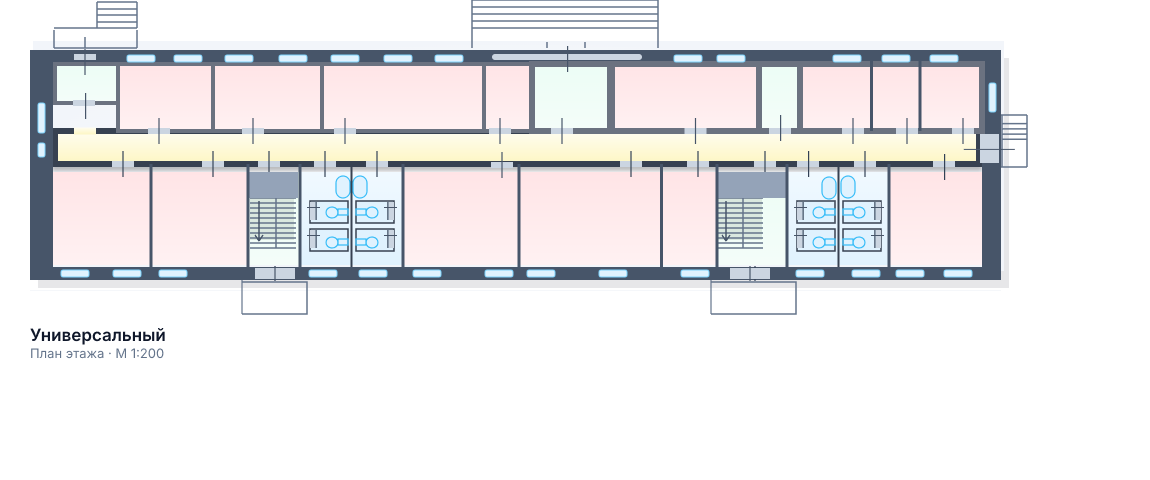
#> input picture plans/универсальный-1-этаж.png, 2300 x 960 px (shown at 1/2 size)
$ python extract-plan.py '../plans/универсальный-1-этаж.png'
#> lines starting #> are read from the running program, lines starting #| are printed output that depends on the picture; after the words box and inside, x2 and y2 are one past the last pixel; in counts of white or black regions, pixels touching at a corner belong together
#!/usr/bin/env python3
"""
Извлечение геометрии плана из скриншота (стиль «Универсальный»).

Процесс (см. make-stage.md §«Новый план из скриншота»):
  1. Пользователь кладёт скриншот плана (напр. `Demo 1.jpg`).
  2. `python3 oas/extract-plan.py path/to/plan.png [--out plan.json]`
  3. Скрипт определяет область плана и выдаёт JSON-геометрию:
     rooms (помещения), corridor, walls, windows, doors.

Опознаваемые элементы (по цветам):
  - стены: серый ~#808080 или оранжевый акцент (~#F88040);
  - заливка помещений: жёлтая ~#FFFECE, служебные — светло-серые;
  - коридор: светлая горизонтальная лента между рядами помещений;
  - окна: голубые ~#C1FFFF;
  - двери: тёмная вертикальная полоска + светлая горизонтальная полоска
    (пересечение полосок — стиль организации, сохраняется при перерисовке).

Выход — координаты в системе исходного скриншота (пиксели). Масштаб 1 px = 20 мм.
"""

import argparse
import json

import cv2
import numpy as np
from PIL import Image


def masks(a):
    r, g, b = a[..., 0].astype(int), a[..., 1].astype(int), a[..., 2].astype(int)
    return {
        "gray": (np.abs(r - 128) < 14) & (np.abs(g - 128) < 14) & (np.abs(b - 128) < 14),
        "orange": (r > 235) & (g > 110) & (g < 150) & (b < 95),
        "cyan": (r > 180) & (r < 215) & (g > 245) & (b > 245),
        "stripe": (r > 212) & (r < 236) & (np.abs(g - r) < 5) & (np.abs(b - r) < 6),
        "fill": (r > 245) & (g > 235) & (b > 185) & (b < 222),
        "dark": (r + g + b) / 3 < 170,
    }


def clusters(prof, gap, min_len=1):
    nz = np.argwhere(prof > 0).flatten()
    out = []
    if not len(nz):
        return out
    s, p = nz[0], nz[0]
    for v in nz[1:]:
        if v - p > gap:
            if p - s >= min_len:
                out.append((int(s), int(p)))
            s = v
        p = v
    if p - s >= min_len:
        out.append((int(s), int(p)))
    return out


def plan_bbox(a, m):
    """Область плана: жёлтая заливка помещений + стены вокруг неё.
    Заливка может распадаться на ряды (коридор между ними) — берём все крупные компоненты."""
    fill = m["fill"].astype(np.uint8)
    n, lab, stats, _ = cv2.connectedComponentsWithStats(fill, 8)
    big = [stats[i] for i in range(1, n) if stats[i][4] > 3000]
    if not big:
        raise SystemExit("план не найден: нет жёлтой заливки помещений")
    fx0 = int(min(s[0] for s in big))
    fy0 = int(min(s[1] for s in big))
    fx1 = int(max(s[0] + s[2] for s in big))
    fy1 = int(max(s[1] + s[3] for s in big))
    wall = (m["gray"] | m["orange"])
    pad = 60
    y0, y1 = max(0, fy0 - pad), min(a.shape[0], fy1 + pad)
    x0, x1 = max(0, fx0 - pad), min(a.shape[1], fx1 + pad)
    ys, xs = np.argwhere(wall[y0:y1, x0:x1]).T
    if not len(xs):
        raise SystemExit("план не найден: нет стен")
    return int(x0 + xs.min()), int(y0 + ys.min()), int(x0 + xs.max()), int(y0 + ys.max())


def main(path, out):
#> called with path = '../plans/универсальный-1-этаж.png'
    img = Image.open(path).convert("RGB")
    a = np.array(img).astype(np.uint8)
    m = masks(a)
#> in masks, `r, g, b = a[..., 0].astype(int), a[..., 1].astype(int), a[..., 2].asty..`:
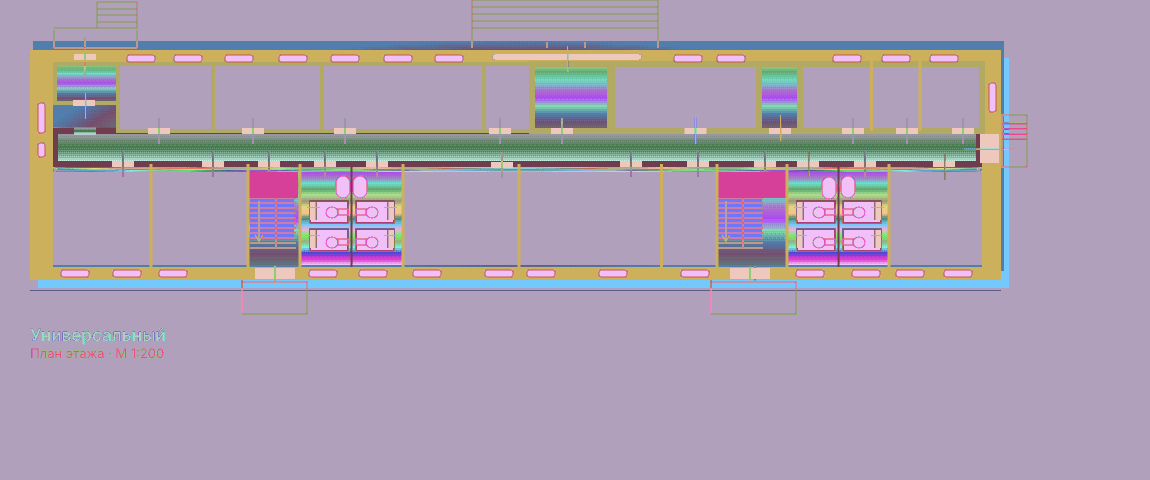
#> r: shape (960, 2300) int64 (shown at 1/2 size); 152 distinct labels, from 15 to 255; one colour per label, 0 black
#> in masks, `r, g, b = a[..., 0].astype(int), a[..., 1].astype(int), a[..., 2].asty..`:
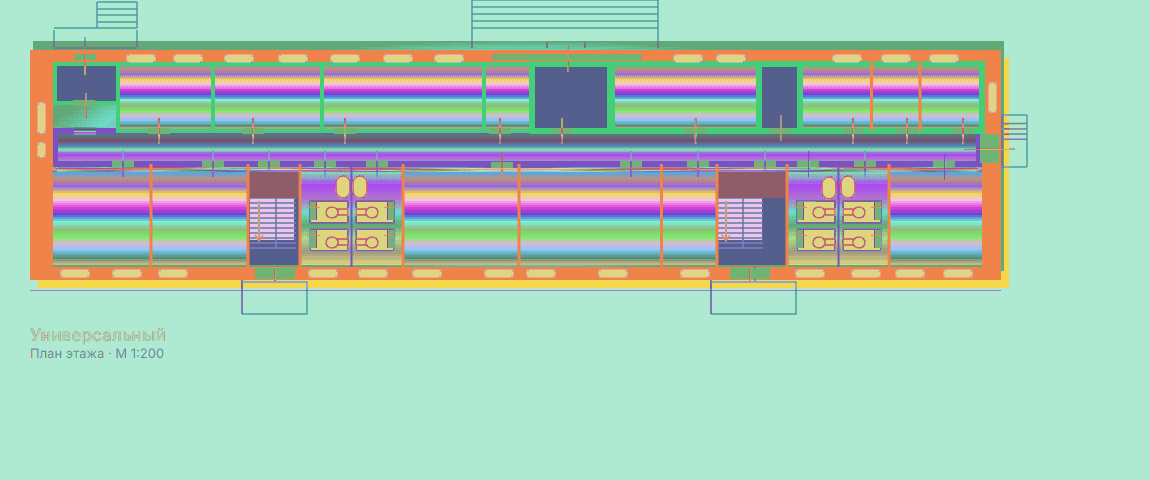
#> g: shape (960, 2300) int64 (shown at 1/2 size); 135 distinct labels, from 23 to 255; one colour per label, 0 black
#> in masks, `r, g, b = a[..., 0].astype(int), a[..., 1].astype(int), a[..., 2].asty..`:
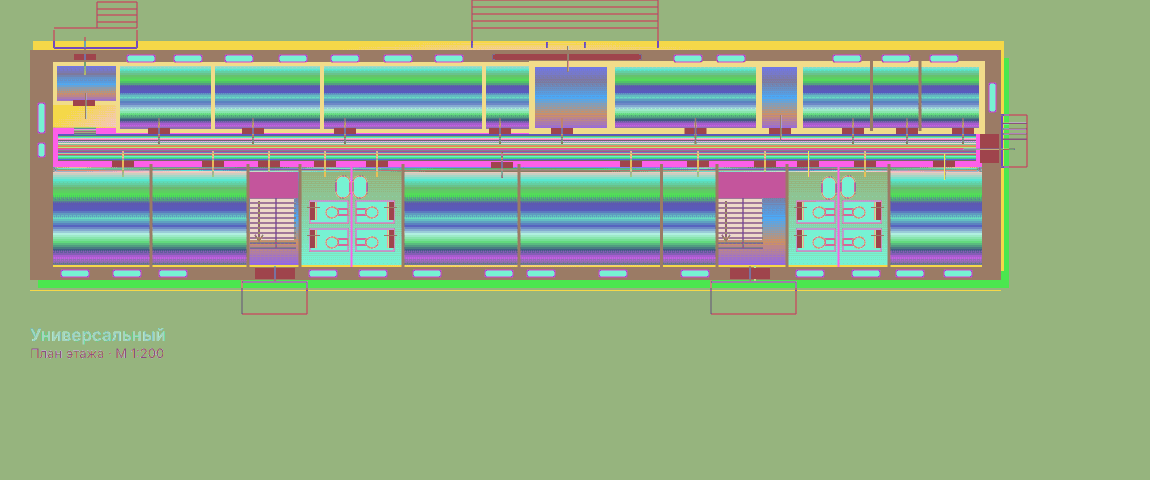
#> b: shape (960, 2300) int64 (shown at 1/2 size); 127 distinct labels, from 42 to 255; one colour per label, 0 black
#> m = 6 items
    wall = m["gray"] | m["orange"]
#> wall: shape (960, 2300) bool; every value is 0

    x0, y0, x1, y1 = plan_bbox(a, m)
#> in plan_bbox, `fill = m["fill"].astype(np.uint8)`:
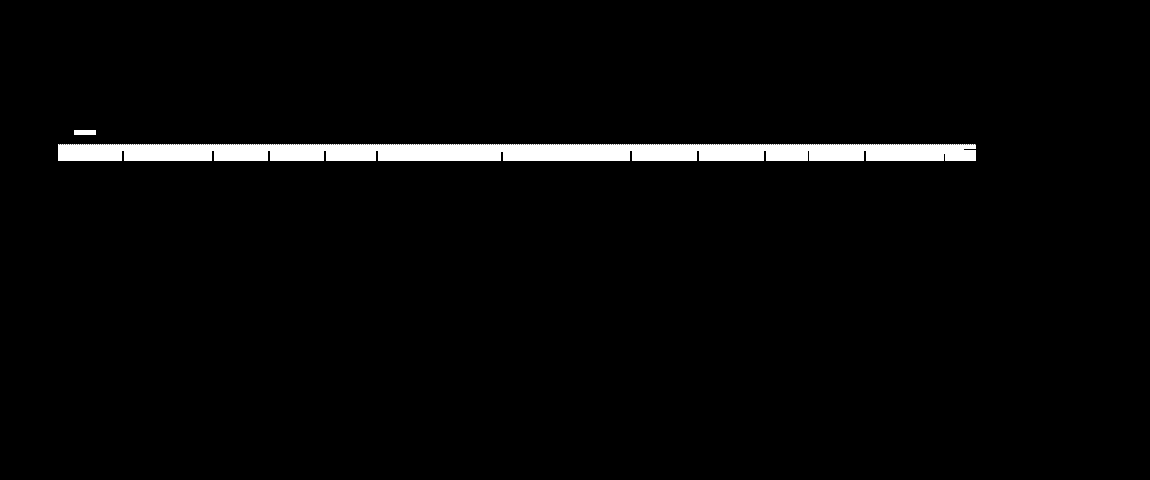
#> fill: shape (960, 2300) (shown at 1/2 size); values 0 (black) and 1 (white), 2.7% white; 2 white regions, box (x1, y1, x2, y2) and area: (116, 288, 1952, 322) 59160, (148, 261, 192, 269) 352
#> in plan_bbox, `n, lab, stats, _ = cv2.connectedComponentsWithStats(fill, 8)`:
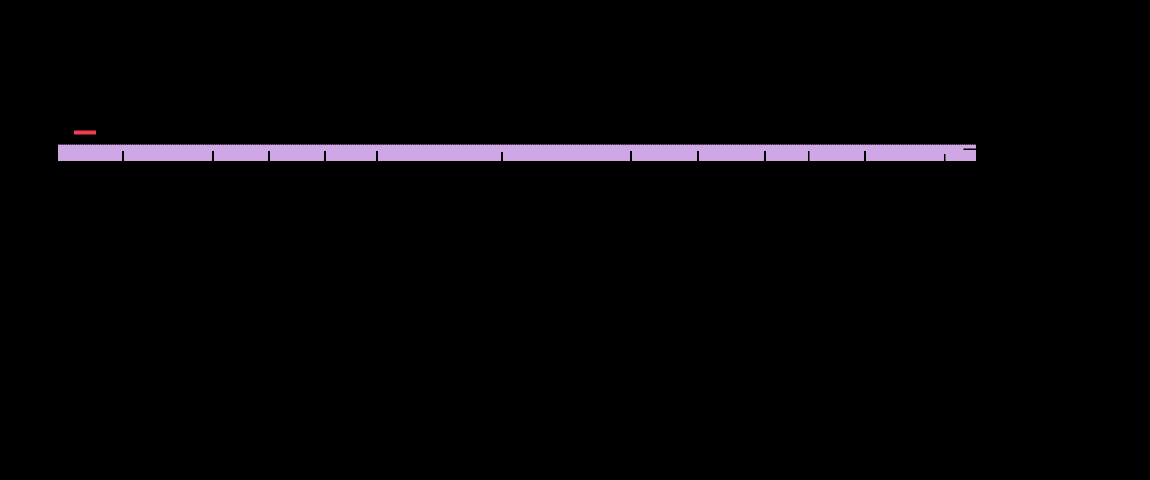
#> lab: shape (960, 2300) int32 (shown at 1/2 size); 3 distinct labels, from 0 to 2; one colour per label, 0 black
#> in plan_bbox, `n, lab, stats, _ = cv2.connectedComponentsWithStats(fill, 8)`: n = 3; stats = [[0, 0, 2300, 960, 2148488], [148, 261, 44, 8, 352], [116, 288, 1836, 34, 59160]]
#> in plan_bbox, `big = [stats[i] for i in range(1, n) if stats[i][4] > 3000]`: big = [[116, 288, 1836, 34, 59160]]
#> in plan_bbox, `fx0 = int(min(s[0] for s in big))`: fx0 = 116
#> in plan_bbox, `fy0 = int(min(s[1] for s in big))`: fy0 = 288
#> in plan_bbox, `fx1 = int(max(s[0] + s[2] for s in big))`: fx1 = 1952
#> in plan_bbox, `fy1 = int(max(s[1] + s[3] for s in big))`: fy1 = 322
#> in plan_bbox, `y0, y1 = max(0, fy0 - pad), min(a.shape[0], fy1 + pad)`: y0 = 228; y1 = 382
#> in plan_bbox, `x0, x1 = max(0, fx0 - pad), min(a.shape[1], fx1 + pad)`: x0 = 56; x1 = 2012
#> in plan_bbox, `ys, xs = np.argwhere(wall[y0:y1, x0:x1]).T`: ys = empty array
    pad = 4
    x0, y0 = max(0, x0 - pad), max(0, y0 - pad)
    x1, y1 = min(a.shape[1], x1 + pad), min(a.shape[0], y1 + pad)
    print(f"план: x {x0}..{x1}, y {y0}..{y1} ({x1-x0}x{y1-y0} px)")

    # --- горизонтальные стены (ряды, покрывающие всю ширину) ---
    prof = wall[y0 : y1 + 1, x0 : x1 + 1].sum(axis=1)
    hwalls = []
    for y in range(y1 - y0 + 1):
        if prof[y] > 0.5 * (x1 - x0):
            if hwalls and y - hwalls[-1][-1] <= 3:
                hwalls[-1].append(y)
            else:
                hwalls.append([y])
    hwalls = [(y0 + c[0], y0 + c[-1]) for c in hwalls]
    # склеиваем сегменты одной стены, разорванные окнами (зазор < 20 px)
    merged = [hwalls[0]]
    for s, e in hwalls[1:]:
        if s - merged[-1][1] <= 20:
            merged[-1] = (merged[-1][0], e)
        else:
            merged.append((s, e))
    hwalls = merged
    print("горизонтальные стены:", hwalls)

    # --- коридор: светлая полоса на всю ширину между рядами помещений ---
    corridor = None
    # зона между верхней и нижней стенами
    y_top = hwalls[0][1] if hwalls else y0
    y_bot = hwalls[-1][0] if hwalls else y1
    for y in range(y_top, y_bot):
        row_stripe = m["stripe"][y, x0 : x1 + 1].mean()
        row_fill = m["fill"][y, x0 : x1 + 1].mean()
        if row_stripe > 0.3 and row_fill < 0.15:
            if corridor and y - corridor["y"] - corridor["h"] <= 2:
                corridor["h"] = y - corridor["y"] + 1
            else:
                corridor = {"x": x0, "y": y, "w": x1 - x0, "h": 1}
    if corridor:
        # оставляем только широкую ленту (не единичные строки)
        if corridor["h"] < 15:
            corridor = None
    print("коридор:", corridor)

    # --- помещения: ряд сверху и ряд снизу от коридора, делятся вертикальными стенами ---
    bands = []
    if corridor:
        bands.append((hwalls[0][1] + 1, corridor["y"] - 1))  # ряд 1
        bands.append((corridor["y"] + corridor["h"] + 1, hwalls[-1][0] - 1))  # ряд 2
    rooms = []
    lum = (a[..., 0].astype(int) + a[..., 1].astype(int) + a[..., 2].astype(int)) / 3
    for (by0, by1) in bands:
        if by1 - by0 < 25:
            continue
        bh = by1 - by0 + 1
        # колонки текста подписей: тёмные пиксели почти по всей высоте
        dark_frac = (lum[by0 : by1 + 1, x0 : x1 + 1] < 130).mean(axis=0)
        text_col = dark_frac > 0.2
        # доля заливки в каждой колонке: стены/разделители = колонки без заливки
        ff = m["fill"][by0 : by1 + 1, x0 : x1 + 1].mean(axis=0)
        gaps = clusters(((ff < 0.2) & ~text_col).astype(int), 6, min_len=2)
        bounds, svc = [], []
        for s, p in gaps:
            w = p - s
            if s <= 2:
                bounds.append(p + x0)  # левая внешняя стена
            elif p >= (x1 - x0) - 2:
                bounds.append(s + x0)  # правая внешняя стена
            elif w > 20:
                svc.append({"x": int(s + x0), "y": int(by0), "w": int(w), "h": int(bh), "service": True})
                bounds += [s + x0, p + x0]
            else:
                bounds.append((s + p) // 2 + x0)  # вертикальная стена/разделитель
        bounds = sorted(set(bounds))
        for i in range(len(bounds) - 1):
            w = bounds[i + 1] - bounds[i]
            if w >= 25:
                fp = m["fill"][by0 : by1 + 1, bounds[i] : bounds[i + 1]].mean()
                svc.append(
                    {
                        "x": int(bounds[i]),
                        "y": int(by0),
                        "w": int(w),
                        "h": int(bh),
                        "service": bool(fp < 0.25),
                    }
                )
        seen = set()
        for r in sorted(svc, key=lambda r: (r["x"], r["w"])):
            key = (r["x"], r["y"], r["w"], r["h"])
            if key not in seen:
                seen.add(key)
                rooms.append(r)
    print(f"помещений: {len(rooms)}")

    # --- окна (голубые) ---
    n, lab, stats, _ = cv2.connectedComponentsWithStats(m["cyan"].astype(np.uint8), 8)
    windows = [
        {"x": int(stats[i][0]), "y": int(stats[i][1]), "w": int(stats[i][2]), "h": int(stats[i][3])}
        for i in range(1, n)
        if stats[i][4] > 30
    ]
    windows = [w for w in windows if w["w"] <= 200 and w["h"] <= 200]

    # --- двери: тёмные полоски у стен коридора (пересечение полосок) ---
    doors = []
    if corridor:
        dark_nw = m["dark"] & ~(m["gray"] | m["orange"])
        for label, wy0, wy1 in [
            ("top", corridor["y"] - 25, corridor["y"] - 1),
            ("mid", corridor["y"] + corridor["h"] - 2, corridor["y"] + corridor["h"] + 12),
        ]:
            reg = dark_nw[wy0 : wy1 + 1, x0 : x1 + 1].sum(axis=0)
            for s, p in clusters((reg > 4).astype(int), 6, min_len=3):
                w = p - s
                if 5 <= w <= 25 and x0 + 30 < x0 + s and x0 + p < x1 - 30:
                    doors.append({"x": int(x0 + s), "w": int(w), "wall": label, "y": int(wy0)})

    result = {
        "bounds": {"x": x0, "y": y0, "w": x1 - x0, "h": y1 - y0},
        "walls_h": hwalls,
        "rooms": rooms,
        "corridor": corridor,
        "windows": windows,
        "doors": doors,
    }
    if out:
        with open(out, "w", encoding="utf-8") as f:
            json.dump(result, f, ensure_ascii=False, indent=2)
        print(f"сохранено: {out}")
    else:
        print(json.dumps(result, ensure_ascii=False, indent=2))


if __name__ == "__main__":
    ap = argparse.ArgumentParser()
    ap.add_argument("image")
    ap.add_argument("--out", default=None)
    args = ap.parse_args()
#> (the run stopped early here; a loop or call above may not have finished)
